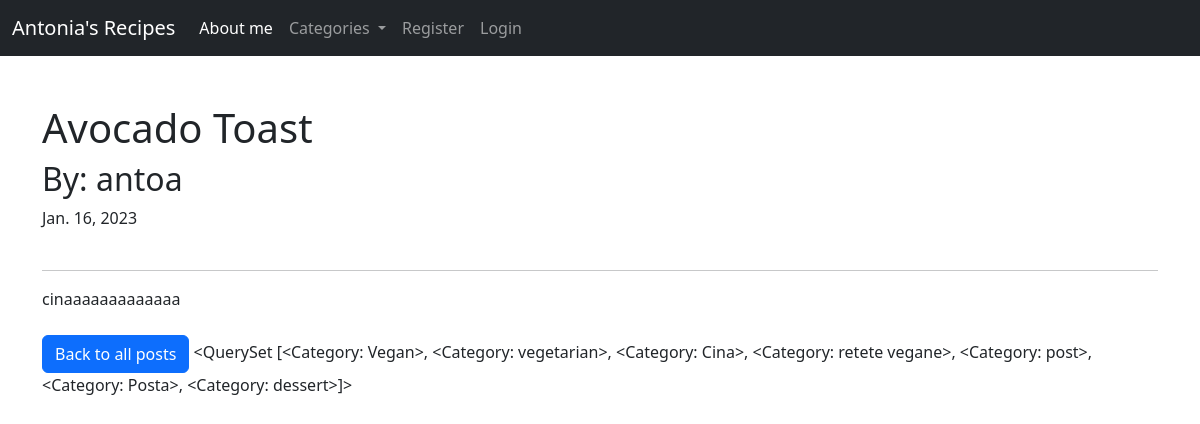
The page /post/50 on the database its author committed.
### core/models.py (models this page shows, shortened)
class Post(models.Model):
    title = models.CharField(max_length=255)
    title_tag = models.CharField(max_length=255, default="Title_tag")
    author = models.ForeignKey(User, on_delete=models.CASCADE)
    body = models.TextField()
    post_date = models.DateField(auto_now_add=True)
    category = models.CharField(max_length=255, default="Desert")

class Category(models.Model):
    name = models.CharField(max_length=255)
    def __str__(self):
        return self.name

### core/views.py (the view)
# urls.py: path('post/<int:pk>',PostDetailView.as_view(),name="post_detail"),
class PostDetailView(DetailView):
    model = Post
    template_name = 'post_detail.html'
    def get_context_data(self, *args, **kwargs):
        cat_menu = Category.objects.all()
        context = super(PostDetailView,self).get_context_data(*args, **kwargs)
        context["cat_menu"] = cat_menu
        return context

### core/templates/post_detail.html (shortened to what this page needs)
{% extends 'base.html' %}
{% block content%}
<h1> {{post.title}}</h1>
<h2>By: {{post.author}}</h2>
{{post.post_date}}
<br>
<br>
<hr>
{{post.body|safe}}
<br>
<br>
<a href="{% url 'home' %}" class="btn btn-primary" type="button"> Back to all posts</a>
{% endblock %}

### core/templates/base.html (shortened to what this page needs)
<!doctype html>
<html lang="en">
  <head>
    <link href="https://cdn.jsdelivr.net/npm/bootstrap@5.2.3/dist/css/bootstrap.min.css" rel="stylesheet">
  </head>
  <body>
    <nav class="navbar navbar-expand-lg navbar-dark bg-dark">
      <div class="container-fluid">
        <a class="navbar-brand" href="{% url 'home' %}">Antonia's Recipes</a>
        <div class="collapse navbar-collapse" id="navbarSupportedContent">
          <ul class="navbar-nav me-auto mb-2 mb-lg-0">
            <li class="nav-item">
              <a class="nav-link active" aria-current="page" href="{% url 'home' %}">About me</a>
            </li>
            {% if cat_menu %}
            <li class="nav-item dropdown">
              <a class="nav-link dropdown-toggle" href="#" role="button" data-bs-toggle="dropdown" aria-expanded="false">
                Categories
              </a>
            </li>
            {% else %}
            <li class="nav-item">
                <a class="nav-link" href="{% url 'category-list' %}">Categories</a>
              </li>
            {% endif %}
            {% if user.is_authenticated %}
              <li class="nav-item">
                <a class="nav-link" href="{% url 'add_post' %}">Add Post</a>
              </li>
              <li class="nav-item">
                <a class="nav-link" href="{% url 'add_category' %}">Add a new Category</a>
              </li>
              <li class="nav-item">
                <a class="nav-link" href="{% url 'logout' %}">Logout</a>
              </li>
            {% else %}
              <li class="nav-item">
                <a class="nav-link" href="{% url 'register' %}">Register</a>
              </li>
              <li class="nav-item">
                <a class="nav-link" href="{% url 'login' %}">Login</a>
              </li>
            {% endif %}
          </ul>
        </div>
      </div>
    </nav>
    <br>
    <br>
    <div class = "container">
    {% block content%}
    {% endblock %}
      {{cat_menu}}
    </div>
  </body>
</html>

### rows shown on the page
Post: title "Avocado Toast", author "antoa", post_date "Jan. 16, 2023", body "cinaaaaaaaaaaaaa"
Category: name.name "<QuerySet [<Category: Vegan>, <Category: vegetarian>, <Category: Cina>, <Category: retete vegane>, <Category: post>, <Category: Posta>, <Category: dessert>]>"
